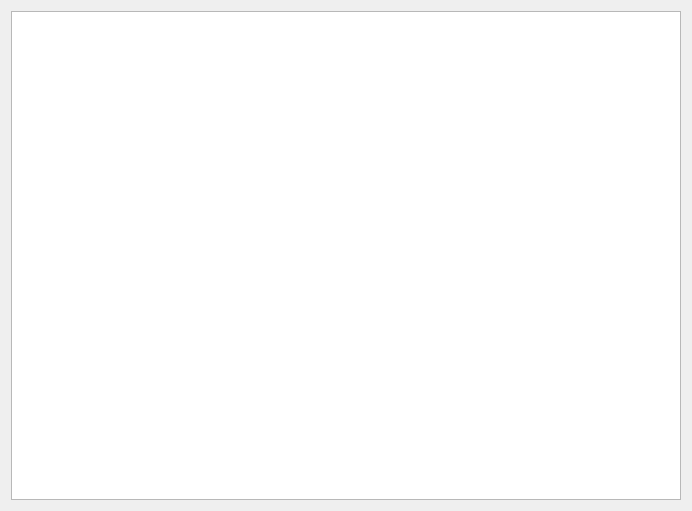
<?xml version="1.0" encoding="UTF-8"?>
<ui version="4.0">
 <class>DebugTab</class>
 <widget class="QWidget" name="DebugTab">
  <property name="geometry">
   <rect>
    <x>0</x>
    <y>0</y>
    <width>692</width>
    <height>511</height>
   </rect>
  </property>
  <property name="windowTitle">
   <string>Form</string>
  </property>
  <layout class="QVBoxLayout" name="verticalLayout">
   <item>
    <widget class="QTextBrowser" name="textBrowser"/>
   </item>
  </layout>
 </widget>
 <resources/>
 <connections/>
</ui>
